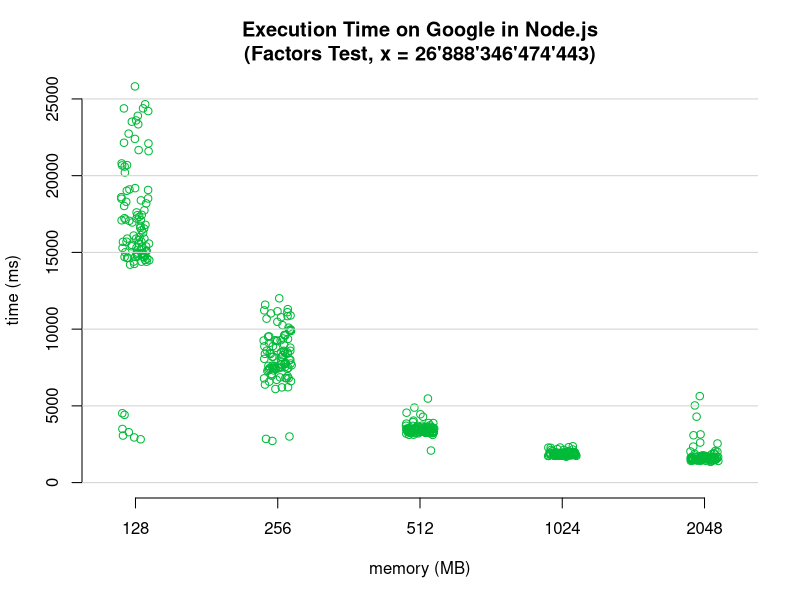

Generate this figure with R:
input <- read.csv("raw_general_google_node_data.csv",header=T,sep=",")
png(file = "scatterplot_general_google_node.png", width=1000, height=1000, units="px", pointsize=24)
stripchart(input$measured_ms ~ input$memory_mb, pch = 21, frame = FALSE, vertical = TRUE, method = "jitter", main = "Execution Time on Google in Node.js\n(Factors Test, x = 26'888'346'474'443)", xlab = "memory (MB)", ylab = "time (ms)", ylim = c(0, 25100), col = c("#00BA38", "#00BA38", "#00BA38", "#00BA38", "#00BA38"))
grid (NULL,NULL,nx=0,col = "lightgray")
